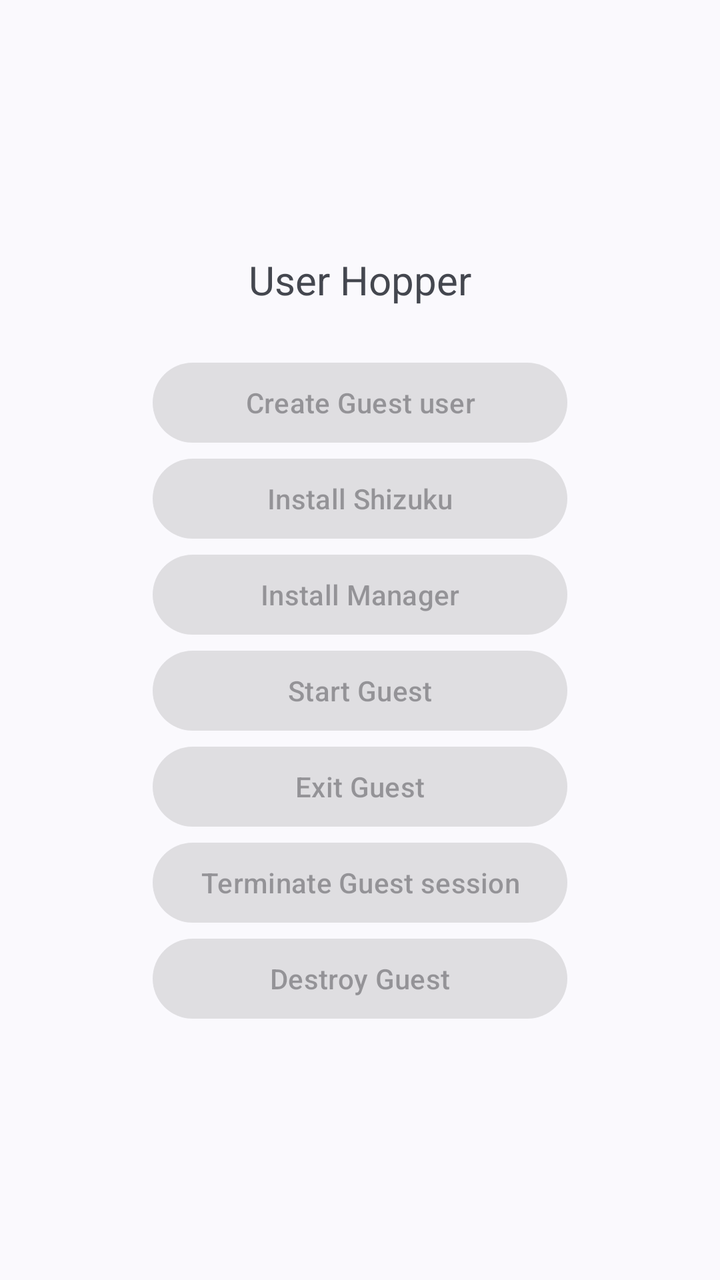
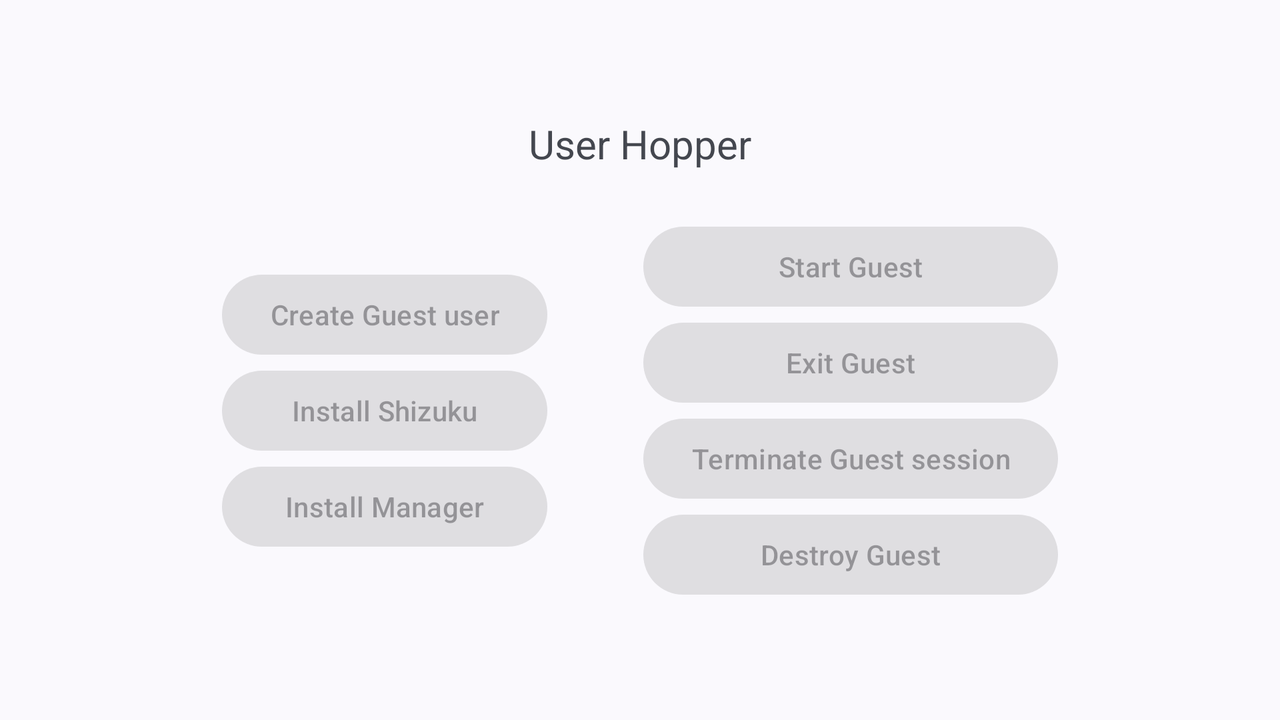

An Android layout and its configuration variant, each rendered on a device that would load it. The default file and the variant file are quoted in full after the pictures.
<!-- AndroidManifest.xml: application theme Theme.Manager -->
<!-- res/layout/activity_main.xml -->
<?xml version="1.0" encoding="utf-8"?>
<FrameLayout xmlns:android="http://schemas.android.com/apk/res/android"
    xmlns:tools="http://schemas.android.com/tools"
    android:id="@+id/main"
    android:layout_width="match_parent"
    android:layout_height="match_parent"
    android:fitsSystemWindows="true"
    tools:context=".MainActivity">

    <ImageButton
        android:id="@+id/change"
        android:layout_width="60dp"
        android:layout_height="60dp"
        android:contentDescription="@string/ui_change"
        android:src="@drawable/ic_oui_back_and_forth"
        android:background="?listChoiceBackgroundIndicator"
        android:layout_gravity="start"
        android:visibility="gone"/>

    <ImageButton
        android:id="@+id/refresh"
        android:layout_width="60dp"
        android:layout_height="60dp"
        android:contentDescription="@string/ui_refresh"
        android:src="@drawable/ic_oui_refresh"
        android:background="?listChoiceBackgroundIndicator"
        android:layout_gravity="end"/>

    <LinearLayout
        android:layout_width="match_parent"
        android:layout_height="match_parent"
        android:orientation="vertical"
        android:gravity="center">

        <TextView
            android:id="@+id/textview"
            android:layout_width="wrap_content"
            android:layout_height="wrap_content"
            android:textSize="20sp"
            android:gravity="center"
            android:text="@string/app_name"
            android:layout_marginBottom="24dp"/>

        <LinearLayout
            android:layout_width="wrap_content"
            android:layout_height="wrap_content"
            android:orientation="vertical"
            android:gravity="center">

            <Button
                android:id="@+id/create"
                android:layout_width="match_parent"
                android:layout_height="wrap_content"
                android:enabled="false"
                android:text="@string/ui_create"/>

            <Button
                android:id="@+id/install_shizuku"
                android:layout_width="match_parent"
                android:layout_height="wrap_content"
                android:enabled="false"
                android:text="@string/ui_install_shizuku"/>

            <Button
                android:id="@+id/install_manager"
                android:layout_width="match_parent"
                android:layout_height="wrap_content"
                android:enabled="false"
                android:text="@string/ui_install_manager"/>

            <Button
                android:id="@+id/guest_start"
                android:layout_width="match_parent"
                android:layout_height="wrap_content"
                android:enabled="false"
                android:text="@string/ui_guest_start"/>

            <Button
                android:id="@+id/guest_exit"
                android:layout_width="match_parent"
                android:layout_height="wrap_content"
                android:enabled="false"
                android:text="@string/ui_guest_exit"/>

            <Button
                android:id="@+id/guest_end"
                android:layout_width="match_parent"
                android:layout_height="wrap_content"
                android:enabled="false"
                android:text="@string/ui_guest_end"/>

            <Button
                android:id="@+id/guest_destroy"
                android:layout_width="match_parent"
                android:layout_height="wrap_content"
                android:enabled="false"
                android:text="@string/ui_guest_destroy"/>
        </LinearLayout>
    </LinearLayout>
</FrameLayout>
<!-- resources referenced by this layout -->
<resources>
  <string name="app_name" translatable="false">User Hopper</string>
  <string name="ui_change" translatable="false">Switch Manager</string>
  <string name="ui_create" translatable="false">Create Guest user</string>
  <string name="ui_guest_destroy" translatable="false">Destroy Guest</string>
  <string name="ui_guest_end" translatable="false">Terminate Guest session</string>
  <string name="ui_guest_exit" translatable="false">Exit Guest</string>
  <string name="ui_guest_start" translatable="false">Start Guest</string>
  <string name="ui_install_manager" translatable="false">Install Manager</string>
  <string name="ui_install_shizuku" translatable="false">Install Shizuku</string>
  <string name="ui_refresh" translatable="false">Refresh</string>
  <style name="Theme.Manager" parent="Base.Theme.Manager" />
  <style name="Base.Theme.Manager" parent="Theme.Material3.DynamicColors.DayNight.NoActionBar">
          
          
      </style>
</resources>
<!-- res/layout-land/activity_main.xml (the repository's variant of the layout above) -->
<!-- drawn on the phone turned sideways -->
<?xml version="1.0" encoding="utf-8"?>
<FrameLayout xmlns:android="http://schemas.android.com/apk/res/android"
    xmlns:tools="http://schemas.android.com/tools"
    android:id="@+id/main"
    android:layout_width="match_parent"
    android:layout_height="match_parent"
    android:fitsSystemWindows="true"
    tools:context=".MainActivity">

    <ImageButton
        android:id="@+id/change"
        android:layout_width="60dp"
        android:layout_height="60dp"
        android:contentDescription="@string/ui_change"
        android:src="@drawable/ic_oui_back_and_forth"
        android:background="?listChoiceBackgroundIndicator"
        android:layout_gravity="start"
        android:visibility="gone"/>

    <ImageButton
        android:id="@+id/refresh"
        android:layout_width="60dp"
        android:layout_height="60dp"
        android:contentDescription="@string/ui_refresh"
        android:src="@drawable/ic_oui_refresh"
        android:background="?listChoiceBackgroundIndicator"
        android:layout_gravity="end"/>

    <LinearLayout
        android:layout_width="match_parent"
        android:layout_height="match_parent"
        android:orientation="vertical"
        android:gravity="center">

        <TextView
            android:id="@+id/textview"
            android:layout_width="wrap_content"
            android:layout_height="wrap_content"
            android:textSize="20sp"
            android:gravity="center"
            android:text="@string/app_name"
            android:layout_marginBottom="24dp"/>

        <LinearLayout
            android:layout_width="wrap_content"
            android:layout_height="wrap_content"
            android:orientation="horizontal"
            android:gravity="center">

            <LinearLayout
                android:layout_width="match_parent"
                android:layout_height="wrap_content"
                android:layout_weight="1"
                android:layout_marginHorizontal="24dp"
                android:orientation="vertical">
                <Button
                    android:id="@+id/create"
                    android:layout_width="match_parent"
                    android:layout_height="wrap_content"
                    android:enabled="false"
                    android:text="@string/ui_create"/>

                <Button
                    android:id="@+id/install_shizuku"
                    android:layout_width="match_parent"
                    android:layout_height="wrap_content"
                    android:enabled="false"
                    android:text="@string/ui_install_shizuku"/>

                <Button
                    android:id="@+id/install_manager"
                    android:layout_width="match_parent"
                    android:layout_height="wrap_content"
                    android:enabled="false"
                    android:text="@string/ui_install_manager"/>
            </LinearLayout>

            <LinearLayout
                android:layout_width="match_parent"
                android:layout_height="wrap_content"
                android:layout_weight="1"
                android:layout_marginHorizontal="24dp"
                android:orientation="vertical">
                <Button
                    android:id="@+id/guest_start"
                    android:layout_width="match_parent"
                    android:layout_height="wrap_content"
                    android:enabled="false"
                    android:text="@string/ui_guest_start"/>

                <Button
                    android:id="@+id/guest_exit"
                    android:layout_width="match_parent"
                    android:layout_height="wrap_content"
                    android:enabled="false"
                    android:text="@string/ui_guest_exit"/>

                <Button
                    android:id="@+id/guest_end"
                    android:layout_width="match_parent"
                    android:layout_height="wrap_content"
                    android:enabled="false"
                    android:text="@string/ui_guest_end"/>

                <Button
                    android:id="@+id/guest_destroy"
                    android:layout_width="match_parent"
                    android:layout_height="wrap_content"
                    android:enabled="false"
                    android:text="@string/ui_guest_destroy"/>
            </LinearLayout>



        </LinearLayout>
    </LinearLayout>
</FrameLayout>
